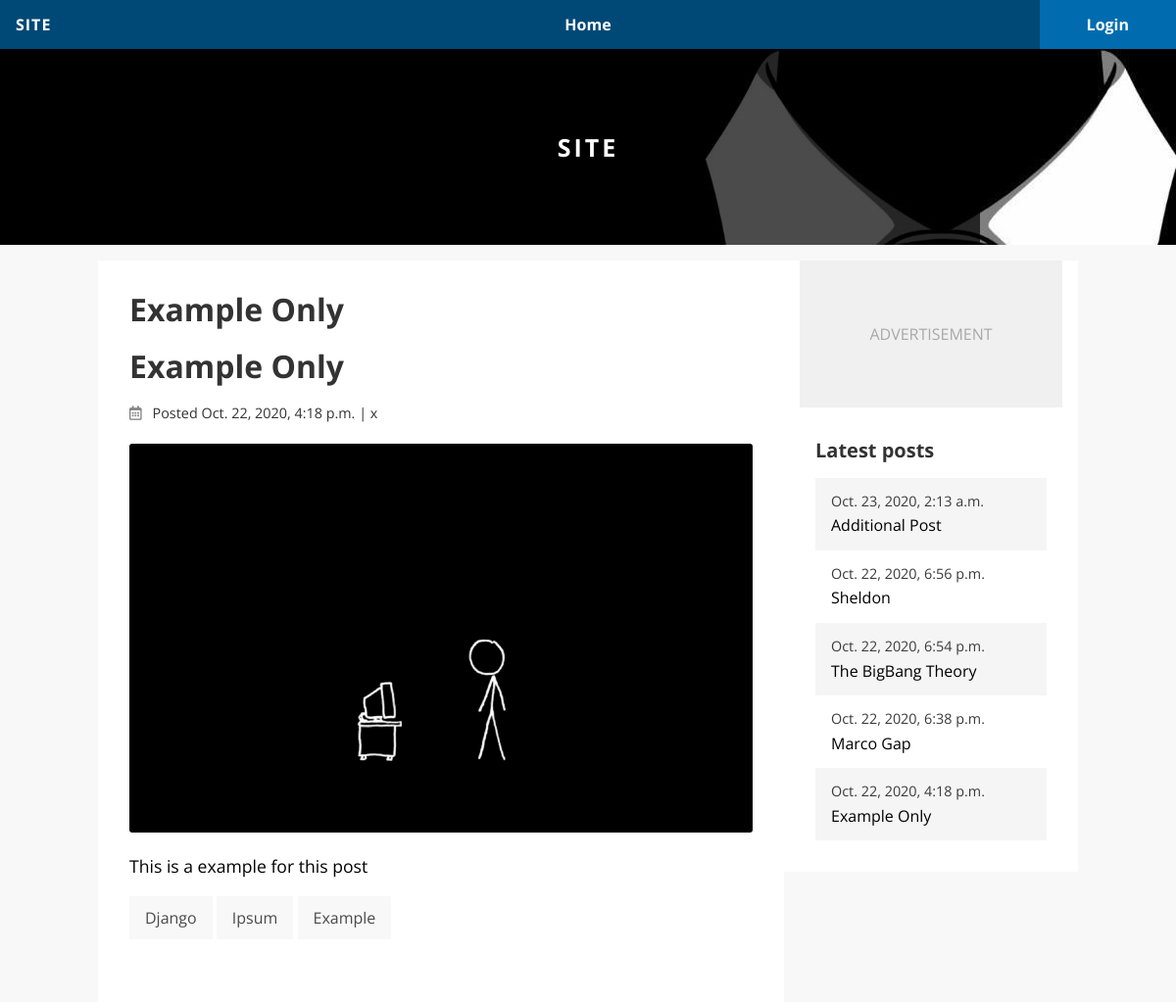
Page /blog/example-only/ on the committed database.
### blog/models.py (models this page shows, shortened)
class Post(models.Model):
	title	= models.CharField(default='', max_length=255)
	body	= models.TextField(default='', blank=True)
	slug 	= models.SlugField(default='',
								blank = True,
								max_length = 255)
	date	= models.DateTimeField(auto_now_add = True,
									null = True)
	updated	= models.DateTimeField(auto_now = True,
									null = True)
	author	= models.ForeignKey(User,
								null = True,
								blank = True,
								on_delete = models.CASCADE)
	tags 	= TaggableManager()
	image 	= models.ImageField(default='',
								blank=True,
								upload_to='images')
	image_thumbnail	= ImageSpecField(source='image',
									processors=[ResizeToFill(700, 150)],
									format='JPEG',
									options={'quality': 60
									})
	test_field = models.TextField(default='',
									blank=True)
	def __str__(self):
		return self.title
	def get_absolute_url(self):
		return reverse('blog:detail',
						args = [str(self.slug)])

### blog/views.py (the view)
# urls.py: path('<slug:slug>/', views.detail, name = 'detail'),
def detail(request, slug = None):
	post = get_object_or_404(Post, slug = slug)
	return render(request, 'blog/detail.html',
					{'section' : 'blog_detail',
					 'post' : post,
					 })

### blog/context_processors.py (called while the page is built)
def latest_posts(request):
	posts = Post.objects.filter().order_by('-date')[:5]
	return {'latest_posts': posts}

### templates/blog/detail.html
{% extends 'base.html' %}
{% block title %} <h1> {{ post }}  </h1> {% endblock %}
{% block content %}
	{% include 'blog/_post.html' with post=post %}
{% endblock %}

### templates/blog/_post.html (shortened to what this page needs)
<div class="post">
	{% if section == 'blog_detail' %}
		<h1 class="post-title">{{ post }}</h1>
	{% else %}
		<a href="{{ post.get_absolute_url }}">
			<h2 class="post-title"> {{ post }} </h2>
		</a>
	{% endif %}
	<div class="post-meta">
		<i class="post-date-icon far fa-calendar-alt post-date-icon"></i>
		<span class="post-date-value">Posted {{ post.date }}</span> |
				<span class="post-author"> {{ post.author }} </span>
 	</div>
 	{% if post.image %}
 		<img class="post-image" src="{{ post.image_thumbnail.url }}">
 	{% endif %}
 	<div class="post-body">
 		{% if section == 'blog_detail' %}
 			{{ post.body|linebreaks }}
 		{% else %}
 			{{ post.body|truncatechars:300|linebreaks }}
 		{% endif %}
 	</div>
 	<div class="post-tags">
 		{% for tag in post.tags.all %}
 			<a class="post-tags-tag"
 			href="{% url 'blog:posts_by_tag' tag.slug %}"> {{ tag }} </a>
 		{% endfor %}
 	</div>
</div>

### templates/blog/_post_list.html
<div class="post-list">
	<h2 class="post-list-heading">{{ heading }}</h2>
	{% for post in latest_posts %}
		<a href="{{ post.get_absolute_url }}"
			class="post-list-link {% cycle 'odd' 'even' %}">
			<div class="post-list-date">{{ post.date }}</div>
			<div class="post-list-title">{{ post.title|truncatechars:20 }}</div>
		</a>
	{% endfor %}
</div>

### static/css/base.css (style rules this page uses)
html { line-height:1.15;-webkit-text-size-adjust:100% }
body { margin:0 }
h1 { font-size:2em;margin:0.67em 0 }
a { background-color:transparent }
img { border-style:none }
* { box-sizing:border-box }
body { font-family:'Open Sans', sans-serif;padding-top:50px;background-color:#f8f8f8 }
html { overflow-y:scroll }
a { color:#000 }
p { line-height:1.5em }
h1,h2 { color:#333;margin-top:0 }
.post { margin-bottom:2em }
.post-meta { color:#333;font-size:0.9em;margin-bottom:1.5em }
.post-date-icon { opacity:0.6;margin-right:0.5em }
.post-image { border-radius:3px;width:100% }
.post-body { line-height:1.5em;font-size:1.1em }
.post-tags { margin-bottom:1em }
.post-tags-tag { display:inline-block;background-color:#f8f8f8;padding:0.8em 1em;color:#4A4A4A;text-decoration:none }
.post-list { background-color:#fff;padding:1em }
.post-list-heading { font-size:20px;margin-top:0 }
.post-list-link { padding:1em;display:block;text-decoration:none }
.post-list-date { color:#3B3B3B;margin-bottom:0.5em;font-size:0.9em }
.post-list .odd { background-color:#F5F5F5 }

### rows in the picture
Post: title "Example Only", date "Oct. 22, 2020, 4:18 p.m.", author "x", image_thumbnail (picture), body "This is a example for this post"
Tag: name "Django"
Tag: name "Ipsum"
Tag: name "Example"
Post: date "Oct. 23, 2020, 2:13 a.m.", title "Additional Post"
Post: date "Oct. 22, 2020, 6:56 p.m.", title "Sheldon"
Post: date "Oct. 22, 2020, 6:54 p.m.", title "The BigBang Theory"
Post: date "Oct. 22, 2020, 6:38 p.m.", title "Marco Gap"

### other values in the picture
{{ heading }} "Latest posts"
